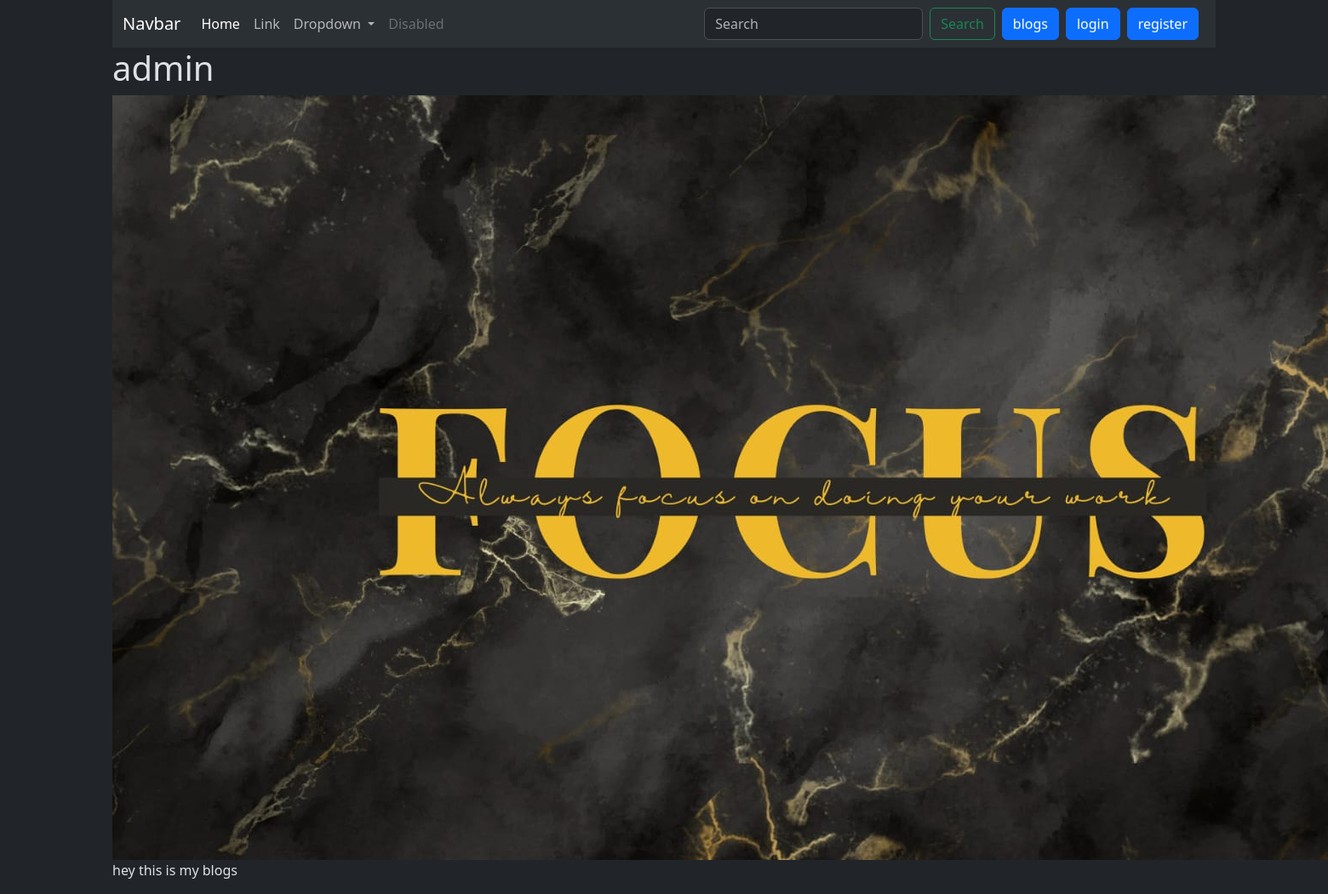
Page /blog/3/ on the committed database.
### blogs/models.py (models this page shows, shortened)
class Blog(models.Model):
    user=models.ForeignKey(User,on_delete=models.CASCADE)
    text=models.TextField(max_length=250)
    blog_image=models.ImageField(upload_to='blog_images/',blank=True, null=True)
    created_at=models.DateTimeField(auto_now_add=True)
    updated_at=models.DateTimeField(auto_now=True)

### blogs/views.py (the view)
# urls.py: path('blog/<int:blog_id>/', views.blog_detail, name='blog_detail'),
def blog_detail(request,blog_id):
    blog=get_object_or_404(Blog,pk=blog_id)
    return render(request, 'blogs/blog_detail.html',{'blog':blog})

### blogs/templates/blogs/blog_detail.html (shortened to what this page needs)
{% extends "layout.html" %}
{% block content %}
<h1>{{blog.user.username}} </h1>
<img src="{{blog.blog_image.url}}" alt="">
<p>{{blog.text}}</p>
{% endblock %}

### rows in the picture
Blog: user.username "admin", blog_image (picture), text "hey this is my blogs"
